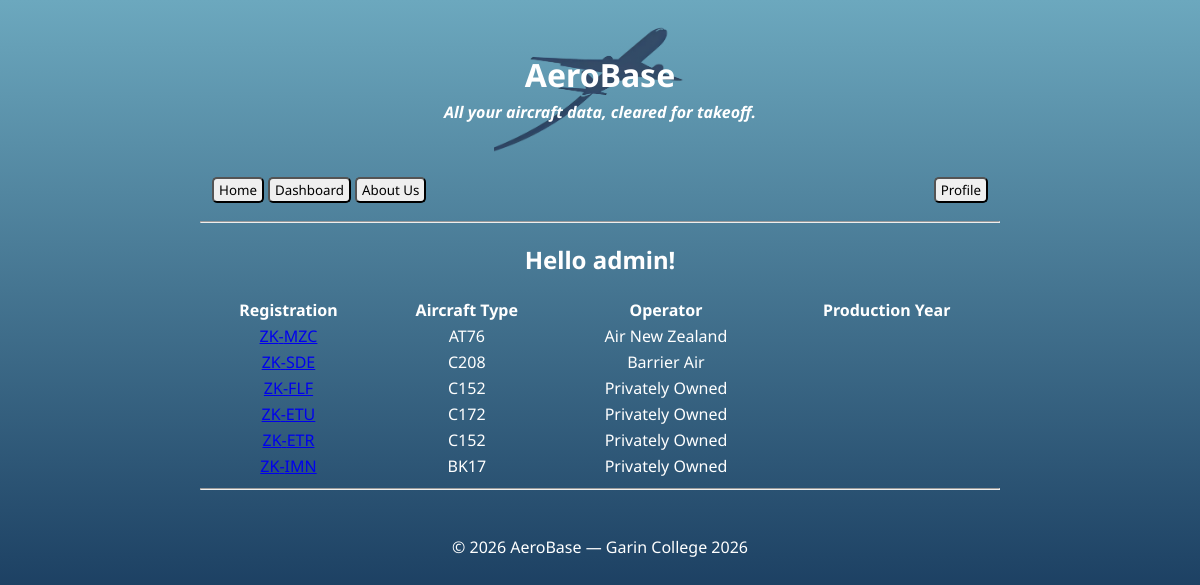
The page /database/aircraft (signed in) on the database as committed earlier.
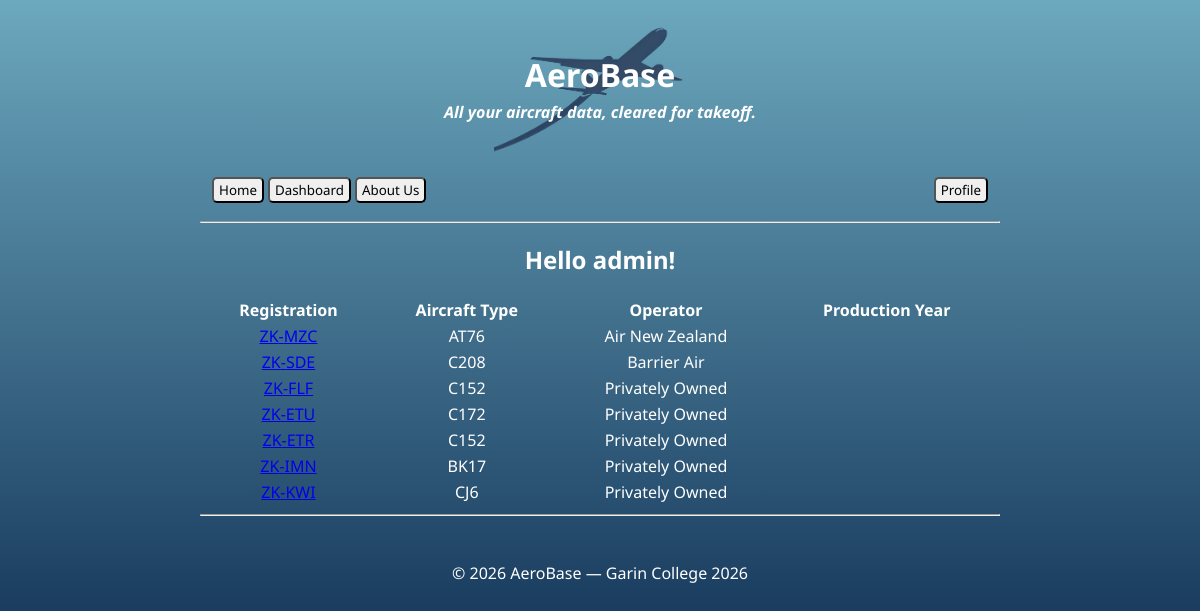
The same page on the database as committed later.
### app.py (models this page shows)
class Aircraft(db.Model):
    id = db.Column(db.Integer, primary_key = True)
    registration = db.Column(db.String(10), nullable = False)
    year_produced = db.Column(db.Integer, nullable = True)
    operator_id = db.Column(db.String(3), db.ForeignKey("operator.icao"), nullable=False)
    registration_prefix = db.Column(db.String(5), db.ForeignKey("registration_prefix.prefix"), nullable=False)
    manufacturer_id = db.Column(db.Integer, db.ForeignKey("manufacturer.manufacturer_id"), nullable=False)
    user_id = db.Column(db.Integer, db.ForeignKey("user.id"), nullable = True)
    date_time = db.Column(db.DateTime, server_default=db.func.now(), nullable=False)
    __table_args__ = ( # Checks that the combination of the prefix and registration are unique, so something like ZK-ABC can exist, but so can VH-ABC and not a second ZK-ABC.
        db.UniqueConstraint(
            "registration_prefix",
            "registration",
            name = "unique_registration"
        ),
    )
    operator = db.relationship(
        "Operator",
        back_populates = "aircrafts"
    )
    prefix = db.relationship(
        "RegistrationPrefix",
        back_populates = "aircrafts"
    )
    manufacturer = db.relationship(
        "Manufacturer",
        back_populates = "aircrafts"
    )

class Manufacturer(db.Model):
    manufacturer_id = db.Column(db.Integer, primary_key = True)
    type_icao = db.Column(db.String(4), nullable = False)
    manufacturer_name = db.Column(db.String(50), nullable = False)
    model_name = db.Column(db.String(50), nullable = False)
    wake_cat = db.Column(db.String(1), nullable = False)
    operators = db.relationship(
        "Operator",
        secondary = manufacturer_operator,
        back_populates = "manufacturers"
    )
    aircrafts = db.relationship(
        "Aircraft",
        back_populates = "manufacturer"
    )

class Operator(db.Model):
    icao = db.Column(db.String(3), primary_key = True)
    hub_icao = db.Column(db.String(4), nullable = False)
    year_founded = db.Column(db.Integer, nullable = False)
    operator_name = db.Column(db.String(25), nullable = False)
    user_id = db.Column(db.Integer, db.ForeignKey("user.id"), nullable = True)
    manufacturers = db.relationship(
        "Manufacturer",
        secondary = manufacturer_operator,
        back_populates = "operators"
    )
    aircrafts = db.relationship(
        "Aircraft",
        back_populates = "operator"
    )

### app.py (the view)
    @app.route("/database/aircraft")
    def dbaircraft():
        aircraft = Aircraft.query.order_by(Aircraft.operator_id).all() # Pulls all aircraft from the database
        if "user" in session:
            return render_template(
                "aircraft.html",
                page_title = "Database (Aircraft)",
                user=session["user"],
                aircrafts=aircraft
            )
        else:
            return redirect(url_for("login"))

### app.py (called while the page is built)
@app.context_processor
def inject_user():
   return{
       "logged_in": "user" in session
   }

### templates/aircraft.html (shortened to what this page needs)
{% extends "layout.html" %}
{% block content %}
<h2 style="color: #ffffff;">Hello {{user}}!</h2>
<table style="width: 100%; color:#ffffff;">
    <tr>
        <th>Registration</th>
        <th>Aircraft Type</th>
        <th>Operator</th>
        <th>Production Year</th>
    </tr>
    {% for aircraft in aircrafts %}
    <tr>
        <td><a href="/database/aircraft/{{ aircraft.id }}">{{aircraft.registration_prefix}}-{{aircraft.registration}}</a></td>
        <td>{{aircraft.manufacturer.type_icao}}</td>
        <td>{{aircraft.operator.operator_name}}</td>
        <td>
        </td>
    </tr>
    {% endfor %}
</table>
{% endblock %}

### templates/layout.html (shortened to what this page needs)
<!doctype html>
<html lang="en">
<head>
<link rel="stylesheet" href="{{ url_for('static', filename='style.css') }}">
</head>
<body>
{% include "header.html" %}
{% include "nav.html" %}
  <hr>
  {% block content %}{% endblock %}
  <hr>
  {% include "footer.html" %}
</body>
</html>

### templates/header.html
<header>
  <h1 style="margin-bottom: 5px;">AeroBase</h1>
  <h4 style="margin-top: 5px"><i>All your aircraft data, cleared for takeoff.</i></h4>
</header>

### templates/nav.html
<nav>
  <button style="margin-inline:2px" type="button" onclick="window.location.href='/'">Home</button>
  <button style="margin-inline:2px" type="button" onclick="window.location.href='/dashboard'">Dashboard</button>
  <button style="margin-inline:2px" type="button" onclick="window.location.href='/about-us'">About Us</button>
  {% if logged_in %}
    <button style="margin-inline:2px; margin-inline-start:auto;"  class="login-link" type="button" onclick="window.location.href='/profile'">Profile</button>
  {% else %}
    <button style="margin-inline:2px; margin-inline-start:auto;"  class="login-link" type="button" onclick="window.location.href='/login'">Login</button>
  {% endif %}
</nav>

### templates/footer.html
<footer>
  <p style="color: #ffffff;">
    © 2026 AeroBase — Garin College 2026
  </p>
</footer>

### static/style.css (style rules this page uses)
html { height:100%; }
body { font-family: 'Noto Sans', sans-serif; max-width: 800px; margin: 20px auto; background-image: linear-gradient(to bottom, #6ca8be, #001b42); background-repeat: no-repeat; background-attachment: fixed; text-align:center; }
header { padding: 12px; border-radius: 8px; color:#ffffff; background-image: url('homepage.png'); background-position: center; background-size: contain; background-repeat: no-repeat; }
nav { margin-top: 10px; padding: 10px; border-radius: 8px; display: flex; align-items: center; }
footer { margin-top: 20px; padding: 10px; border-radius: 8px; }
button { padding:2px; border-radius: 5px; padding-left: 5px; padding-right: 5px; font-family: 'Noto Sans', sans-serif; }

Rows that differ between the two databases and show on the page:
added Aircraft: registration_prefix "ZK", registration "KWI", manufacturer.type_icao "CJ6", operator.operator_name "Privately Owned"
